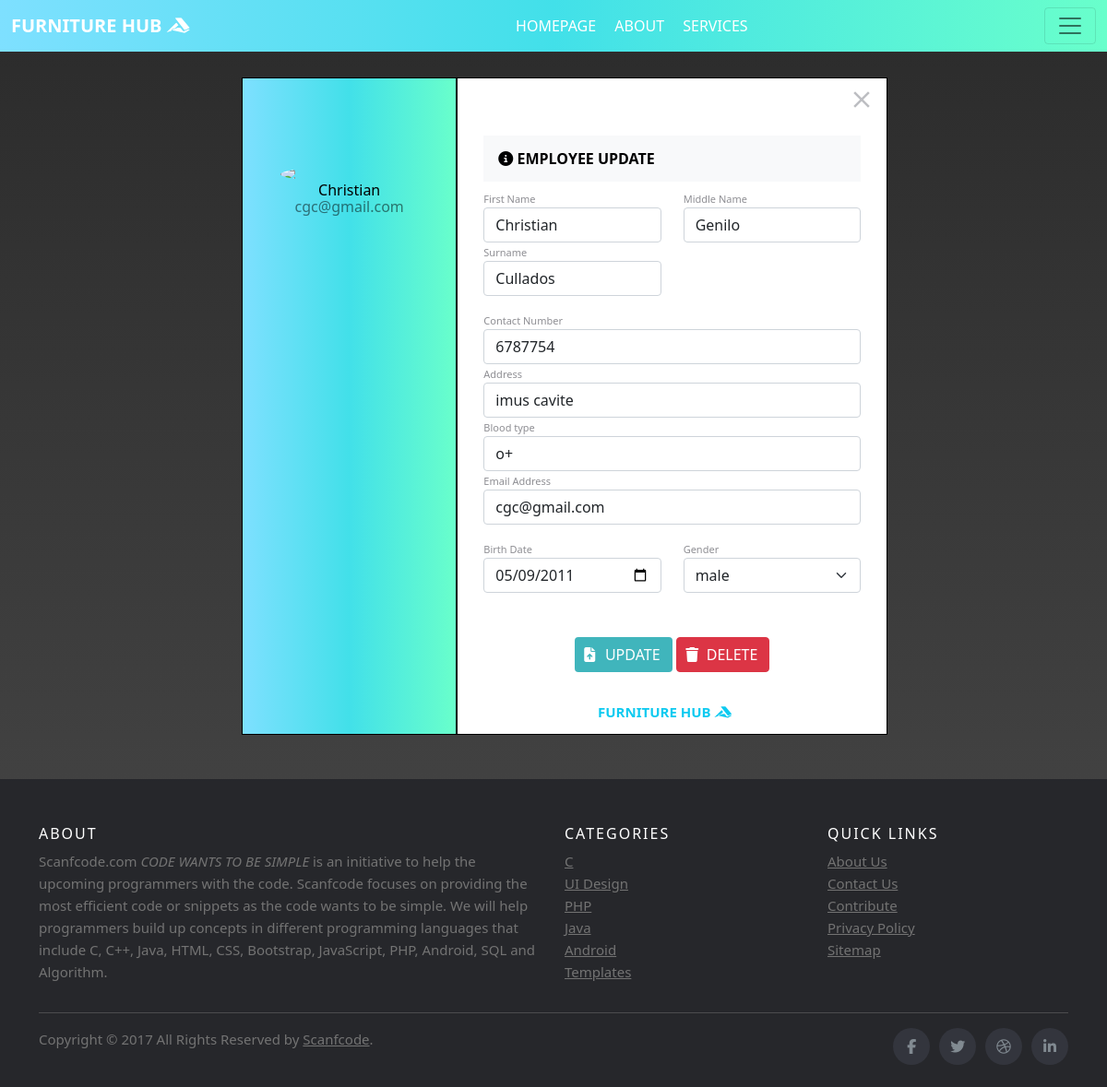
/Employee_Info-Edit.php?id=2456, run on the app's committed database.
### tables this page shows
CREATE TABLE `employee_tbl` (
  `EncoderID` bigint(20) NOT NULL,
  `FirstName` text NOT NULL,
  `MidName` varchar(50) NOT NULL,
  `LastName` varchar(50) NOT NULL,
  `BirthDate` date NOT NULL,
  `Gender` varchar(10) NOT NULL,
  `Address` text NOT NULL,
  `ContactNos` varchar(25) NOT NULL,
  `EmailAddress` text NOT NULL,
  `Password` varchar(250) NOT NULL,
  `BloodType` varchar(5) NOT NULL
);

### Employee_Info-Edit.php (the view, shortened to what this page needs)
<?php
  $Encoder_ID=$_GET['id'];
  include 'connection.php';
  $query = "SELECT * FROM employee_tbl WHERE EncoderID = '$Encoder_ID'";
  $result = mysqli_query($db, $query);
  if ($row = mysqli_fetch_array($result))
    {
      $FirstName = $row['FirstName'];
      $MidName = $row['MidName'];
      $LastName = $row['LastName'];
      $BirthDate = $row['BirthDate'];
      $Gender = $row['Gender'];
      $Address = $row['Address'];
      $ContactNos = $row['ContactNos'];
      $EmailAddress = $row['EmailAddress'];
      $BloodType = $row['BloodType'];
    }
?>
<!DOCTYPE html>
<html>
<head>
</head>
<link href="https://cdn.jsdelivr.net/npm/bootstrap@5.1.3/dist/css/bootstrap.min.css" rel="stylesheet">
<link rel="stylesheet" href="landingpagestyle.css">
<link rel="stylesheet" type="text/css" href="Product_css/product_info.css">
<link rel="stylesheet" type="text/css" href="Employee_css/Employee.css">
<body>
<form method="post"  enctype="multipart/form-data" >
<nav class="navbar navbar-light  fixed-top " style="background: rgb(126,224,255);
background: linear-gradient(90deg, rgba(126,224,255,1) 0%, rgba(66,224,233,1) 50%, rgba(105,255,203,1) 100%);">
  <div class="container-fluid" >
  	<a class="navbar-brand fw-bold text-white" href="#">FURNITURE HUB <i class="fab fa-accusoft"></i></a>
  	<ul class="my-auto ">
       <a class="navbar-brand fs-6 text-white active">HOMEPAGE</a>
       <a class="navbar-brand fs-6 text-white" href="#">ABOUT</a>
       <a class="navbar-brand fs-6 text-white" href="#">SERVICES</a>
   </ul>
    <button class="navbar-toggler" type="button" data-bs-toggle="offcanvas" data-bs-target="#offcanvasNavbar" aria-controls="offcanvasNavbar">
      <span class="navbar-toggler-icon"></span>
    </button>
  </div>
</nav>
<br><BR>
<div class="container container1">
  <div class="container container1 bg-white mt-5 mb-5">
    <div class="row">
        <div class="col-sm-4 col border-right" style="background: background: rgb(126,224,255);
background: linear-gradient(90deg, rgba(126,224,255,1) 0%, rgba(66,224,233,1) 50%, rgba(105,255,203,1) 100%);">
            <div class="d-flex flex-column align-items-center text-center p-3 py-5"><img class="rounded-circle mt-5" width="150px" src="https://st3.depositphotos.com/15648834/17930/v/600/depositphotos_179308454-stock-illustration-unknown-person-silhouette-glasses-profile.jpg"><span class="font-weight-bold text-black"><?php echo $FirstName ?></span><span class="text-black-50"><?php echo $EmailAddress ?></span><span> </span></div>
        </div>
        <div class="col col border-right">
              <div class="closer mt-2">
                   <a href="employeetable.php"><i class="material-icons">close</i></a>
               </div>
            <div class="p-3 py-4">
                    <div class="p-3 bg-light fw-bold text-black"><i class="fas fa-info-circle mr-1"></i> EMPLOYEE UPDATE</div>
                <div class="row mt-2">
                    <div class="col-md-6"><label class="labels">First Name</label><input type="text" class="form-control" name="FirstName" placeholder="first name" value = "<?php echo $FirstName ?>"></div>
                    <div class="col-md-6"><label class="labels">Middle Name</label><input type="text" class="form-control" name="MidName" value = "<?php echo $MidName ?>" placeholder="middle name"></div>
                    <div class="col-md-6"><label class="labels">Surname</label><input type="text" class="form-control" name="LastName" value = "<?php echo $LastName ?>" placeholder="surname"></div>
                </div>
                <div class="row mt-3">
                    <div class="col-md-12"><label class="labels">Contact Number</label><input type="text" class="form-control" name="ContactNos" placeholder="enter contact number" value = "<?php echo $ContactNos ?>"></div>
                    <div class="col-md-12"><label class="labels">Address </label><input type="text" class="form-control" name="Address" placeholder="enter address line " value = "<?php echo $Address ?>"></div>
                    <div class="col-md-12"><label class="labels">Blood type</label><input type="text" class="form-control" name="BloodType" placeholder="enter blood type" value = "<?php echo $BloodType ?>"></div>
                    <div class="col-md-12"><label class="labels">Email Address</label><input type="text" class="form-control" name="EmailAddress" placeholder="enter email id" value = "<?php echo $EmailAddress ?>"></div>
                </div>
                <div class="row mt-3">
                    <div class="col-md-6"><label class="labels">Birth Date</label><input type="date" class="form-control"  name="BirthDate" value = "<?php echo $BirthDate ?>"></div>
                    <div class="col-md-6"><label class="labels" >Gender</label>
                      <select class="form-select form-control" name="Gender" >
                       <option value=''><?php echo $Gender ?></option>
                       </select>
                    </div>
                </div>
                <center>
                  <span class="icon-input-btn mt-5">
                    <i class="fas fa-file-upload text-white"></i>
                    <input type="submit" name="update" class="btn btn1  text-white " value="UPDATE">
                  </span>
                  <span class="icon-input-btn mt-4">
                  <i class="fas fa-trash text-white"></i>
                    <input type="submit" name="" class="btn btn-danger text-white " value="DELETE">
                  </span>
                </center>
            </div>
            <div style="margin-top: 10px; margin-bottom: 15PX;">
          <center> <a class="navbar-brand fw-bold text-info mt-4" style="font-size: 15px;">FURNITURE HUB <i class="fab fa-accusoft"></i></a></center>
        </div>
        </div>
    </div>
</div>
</div>
    <footer class="site-footer">
      <div class="container">
        <div class="row">
          <div class="col-sm-12 col-md-6">
            <h6>About</h6>
            <p class="text-justify">Scanfcode.com <i>CODE WANTS TO BE SIMPLE </i> is an initiative  to help the upcoming programmers with the code. Scanfcode focuses on providing the most efficient code or snippets as the code wants to be simple. We will help programmers build up concepts in different programming languages that include C, C++, Java, HTML, CSS, Bootstrap, JavaScript, PHP, Android, SQL and Algorithm.</p>
          </div>
          <div class="col-xs-6 col-md-3">
            <h6>Categories</h6>
            <ul class="footer-links">
              <li><a href="http://scanfcode.com/category/c-language/">C</a></li>
              <li><a href="http://scanfcode.com/category/front-end-development/">UI Design</a></li>
              <li><a href="http://scanfcode.com/category/back-end-development/">PHP</a></li>
              <li><a href="http://scanfcode.com/category/java-programming-language/">Java</a></li>
              <li><a href="http://scanfcode.com/category/android/">Android</a></li>
              <li><a href="http://scanfcode.com/category/templates/">Templates</a></li>
            </ul>
          </div>
          <div class="col-xs-6 col-md-3">
            <h6>Quick Links</h6>
            <ul class="footer-links">
              <li><a href="http://scanfcode.com/about/">About Us</a></li>
              <li><a href="http://scanfcode.com/contact/">Contact Us</a></li>
              <li><a href="http://scanfcode.com/contribute-at-scanfcode/">Contribute</a></li>
              <li><a href="http://scanfcode.com/privacy-policy/">Privacy Policy</a></li>
              <li><a href="http://scanfcode.com/sitemap/">Sitemap</a></li>
            </ul>
          </div>
        </div>
        <hr>
      </div>
      <div class="container">
        <div class="row">
          <div class="col-md-8 col-sm-6 col-xs-12">
            <p class="copyright-text">Copyright &copy; 2017 All Rights Reserved by
         <a href="#">Scanfcode</a>.
            </p>
          </div>
          <div class="col-md-4 col-sm-6 col-xs-12">
            <ul class="social-icons">
              <li><a class="facebook" href="#"><i class="fa fa-facebook"></i></a></li>
              <li><a class="twitter" href="#"><i class="fa fa-twitter"></i></a></li>
              <li><a class="dribbble" href="#"><i class="fa fa-dribbble"></i></a></li>
              <li><a class="linkedin" href="#"><i class="fa fa-linkedin"></i></a></li>
            </ul>
          </div>
        </div>
      </div>
</footer>
</form>
</body>
</html>

### landingpagestyle.css (style rules this page uses)
html { scroll-behavior: smooth; }
.site-footer { background-color:#26272b; padding:45px 0 20px; font-size:15px; line-height:24px; color:#737373; }
.site-footer hr { border-top-color:#bbb; opacity:0.5 }
.site-footer h6 { color:#fff; font-size:16px; text-transform:uppercase; margin-top:5px; letter-spacing:2px }
.site-footer a { color:#737373; }
.footer-links { padding-left:0; list-style:none }
.footer-links li { display:block }
.footer-links a { color:#737373 }
.site-footer .social-icons { text-align:right }
.site-footer .social-icons a { width:40px; height:40px; line-height:40px; margin-left:6px; margin-right:0; border-radius:100%; background-color:#33353d }
.copyright-text { margin:0 }
.social-icons { padding-left:0; margin-bottom:0; list-style:none }
.social-icons li { display:inline-block; margin-bottom:4px }
.social-icons a { background-color:#eceeef; color:#818a91; font-size:16px; display:inline-block; line-height:44px; width:44px; height:44px; text-align:center; margin-right:8px; border-radius:100%; -webkit-transition:all .2s linear; -o-transition:all .2s linear; transition:all .2s linear }

### Product_css/product_info.css (style rules this page uses)
body { background: linear-gradient(#2B2B2B, #4A4A4A); color: #8E8E93; line-height: 18px; }
.btn1 { background: #40B5BC; }

### Employee_css/Employee.css (style rules this page uses)
.container1 { width: 700px; }
.labels { font-size: 11px }
.col { border: 1px solid black; }
.closer { width: 100%; overflow: auto; }
.closer i { float: right; font-size: 30px; color: #BDBEC2; cursor: pointer; }

### Employee_Info-Edit.php (style rules this page uses)
.icon-input-btn { display: inline-block; position: relative; }
.icon-input-btn input[type="submit"] { padding-left: 2em; }
.icon-input-btn .fas { display: inline-block; position: absolute; left: 0.65em; top: 30%; }

### data on the page
employee_tbl: FirstName "Christian", EmailAddress "cgc@gmail.com", MidName "Genilo", LastName "Cullados", ContactNos "6787754", Address "imus cavite", BloodType "o+", BirthDate "05/09/2011", Gender "male"
